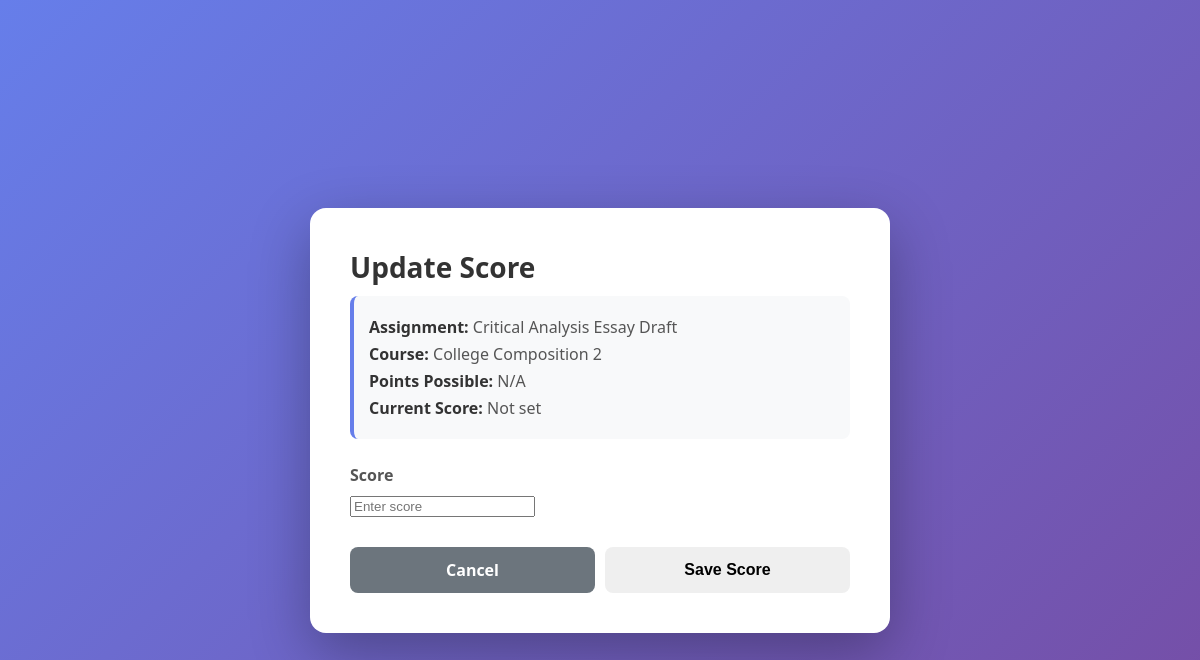
The page /dashboard/scores/update/1/ (signed in) on the database its author committed.
### models/assignment.py (models this page shows, shortened)
class Assignment(db.Model):
    __tablename__ = "assignments"
    assignment_id = db.Column("assignment_id", db.Integer, primary_key=True, autoincrement=True)
    user_id = db.Column("user_id", db.Integer, db.ForeignKey("users.user_id"), nullable=False)
    course_id = db.Column("course_id", db.Integer, db.ForeignKey("courses.course_id"), nullable=False)
    course = db.relationship("Course", back_populates="assignments", foreign_keys="Assignment.course_id")
    title = db.Column("title", db.Text, nullable=False)
    description = db.Column("description", db.Text, nullable=True)
    due = db.Column("due", db.Text, nullable=False)        # ISO-8601 text datetime recommended
    status = db.Column("status", db.Integer, nullable=True)  # 0/1 or enum-like int
    created = db.Column("created", db.Text, nullable=True)
    updated = db.Column("updated", db.Text, nullable=True)
    points_possible = db.Column("points_possible", db.Integer, nullable=True)
    score = db.Column("score", db.Float, nullable=True)  # Actual score achieved
    canvas_assignment_id = db.Column("canvas_assignment_id", db.Integer, nullable=True)
    workflow_state = db.Column("workflow_state", db.Text, nullable=True)
    unlock_at = db.Column("unlock_at", db.Text, nullable=True)
    html_url = db.Column("html_url", db.Text, nullable=True)
    submission_type = db.Column("submission_type", db.Text, nullable=True)
    canvas_base_url = db.Column("canvas_base_url", db.Text, nullable=True)
    last_canvas_sync = db.Column("last_canvas_sync", db.Text, nullable=True)
    effort = db.Column("effort", db.Integer, nullable=True, default=1) # 1=Low, 2=Med, 3=High
    event_id = db.Column("event_id", db.Text, nullable=True)

### models/courses.py (models this page shows, shortened)
class Course(db.Model):
    __tablename__ = "courses"
    assignments = db.relationship("Assignment",
                                  back_populates="course",
                                  foreign_keys="Assignment.course_id",
                                  primaryjoin = "Course.course_id == Assignment.course_id"
                                  )
    course_id = db.Column(
        "course_id",
        db.Integer,
        primary_key=True,
        autoincrement=True
    )
    user_id = db.Column(
        "user_id",
        db.Integer,
        db.ForeignKey("users.user_id"),
        nullable=False
    )
    course_name = db.Column(
        "course_name",
        db.Text,
        nullable=False
    )
    course_code = db.Column(
        "course_code",
        db.Text,
        nullable=False
    )
    canvas_course_id = db.Column(
        "canvas_course_id",
        db.Integer,
        nullable=True
    )
    workflow_state = db.Column(
        "workflow_state",
        db.Text,
        nullable=True
    )
    time_zone = db.Column(
        "time_zone",
        db.Text,
        nullable=True
    )
    end_at = db.Column(
        "end_at",
        db.Text,
        nullable=False
    )
    last_sync = db.Column(
        "last_sync",
        db.Text,
        nullable=True
    )
    canvas_base_url = db.Column(
        "canvas_base_url",
        db.Text,
        nullable=True
    )
    weight = db.Column(
        "weight",
        db.Float,
        default=1.0,
        nullable=False
    )

### Website/Scores/scoreManager.py (the view, shortened to what this page needs)
@scores_bp.route("/scores/update/<int:assignment_id>/", methods=["GET", "POST"])
@login_required
def updateScoreForm(assignment_id):
    user_id = current_user.user_id
    form = ScoreForm()
    assignment = repo.getAssignmentById(user_id, assignment_id)
    if assignment is None:
        flash("Assignment not found", "error")
        return redirect(url_for("mainPage.dashboard"))
    if request.method == "GET":
        form.assignment_id.data = assignment_id
        form.score.data = assignment.score
    return render_template("updateScore.html", form=form, assignment=assignment)

### forms/scoreForm.py
class ScoreForm(FlaskForm):
    assignment_id = HiddenField(
        validators=[InputRequired()]
    )
    score = FloatField(
        'Score',
        validators=[Optional(), NumberRange(min=0)],
        render_kw={"placeholder": "Enter score", "step": "0.01"}
    )
    submit = SubmitField("Save Score")

### Website/Login/login.py (called while the page is built)
@loginManager.user_loader
def load_user(user_id):
    return repo.getUserById(user_id=user_id)

### repositories/assignmentRepo.py (called while the page is built)
    def getAssignmentById(self, user_id, assignment_id):
        return (
            Assignment.query
            .filter_by(user_id=user_id, assignment_id=assignment_id)
            .first()
        )

### repositories/userRepo.py (called while the page is built)
    def getUserById(self, user_id):
        user = User.query.filter_by(user_id=user_id).first()
        if user is not None:
            return user
        else:
            return None

### Website/Scores/templates/updateScore.html (shortened to what this page needs)
<!DOCTYPE html>
<html lang="en">
<head>
</head>
<body>
    <div class="container">
        <h1>Update Score</h1>
        <div class="assignment-info">
            <p><strong>Assignment:</strong> {{ assignment.title }}</p>
            <p><strong>Course:</strong> {{ assignment.course.course_name if assignment.course else 'N/A' }}</p>
            <p><strong>Points Possible:</strong> {{ assignment.points_possible if assignment.points_possible else 'N/A'
                }}</p>
            <p><strong>Current Score:</strong> {{ assignment.score if assignment.score is not none else 'Not set' }}</p>
        </div>
        <form method="POST" action="{{ url_for('scores.updateScoreForm', assignment_id=assignment.assignment_id) }}">
            <div class="form-group">
                {{ form.score.label }}
                {{ form.score }}
            </div>
            <div class="btn-group">
                <a href="{{ url_for('mainPage.dashboard') }}" class="btn btn-secondary">Cancel</a>
                {{ form.submit(class="btn") }}
            </div>
        </form>
    </div>
</body>
</html>

### Website/Scores/templates/updateScore.html (style rules this page uses)
body { font-family: 'Segoe UI', Tahoma, Geneva, Verdana, sans-serif; background: linear-gradient(135deg, #667eea 0%, #764ba2 100%); min-height: 100vh; display: flex; justify-content: center; align-items: center; margin: 0; padding: 20px; }
.container { background: white; border-radius: 16px; box-shadow: 0 20px 60px rgba(0, 0, 0, 0.3); padding: 40px; max-width: 500px; width: 100%; }
h1 { color: #333; margin: 0 0 10px 0; font-size: 28px; }
.assignment-info { background: #f8f9fa; padding: 15px; border-radius: 8px; margin-bottom: 25px; border-left: 4px solid #667eea; }
.assignment-info p { margin: 5px 0; color: #555; }
.assignment-info strong { color: #333; }
.form-group { margin-bottom: 20px; }
label { display: block; margin-bottom: 8px; color: #555; font-weight: 600; }
.btn-group { display: flex; gap: 10px; margin-top: 30px; }
button, .btn { flex: 1; padding: 12px 24px; border: none; border-radius: 8px; font-size: 16px; font-weight: 600; cursor: pointer; transition: all 0.3s ease; text-decoration: none; display: inline-block; text-align: center; }
.btn-secondary { background: #6c757d; color: white; }

### rows shown on the page
Assignment: title "Critical Analysis Essay Draft", points_possible "N/A", score "Not set"
Course: course "College Composition 2"
